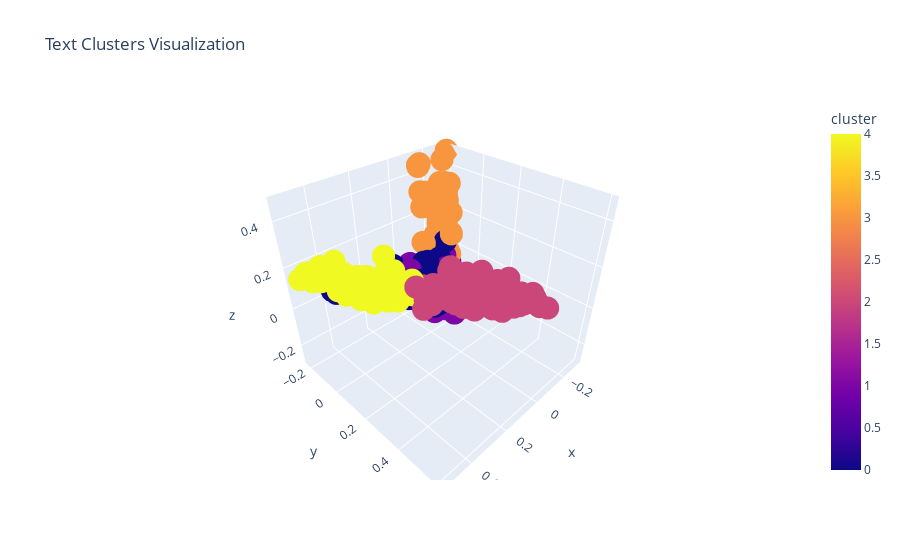

Notebook code cell kept with this figure:
### Markdown cell above
# Text Clustering

### Code cell
import gensim
from gensim import corpora
from nltk.tokenize import word_tokenize
from nltk.corpus import stopwords
import math
import numpy as np
from sklearn.feature_extraction.text import TfidfVectorizer
from sklearn.cluster import KMeans
from sklearn.decomposition import PCA
import plotly.express as px

# Ensure that the NLTK punkt tokenizer is available
nltk.download('punkt')

# Set the number of chunks and top N terms to display
N = 1000  # Number of chunks
top_N_terms = 10  # Number of top terms to display per cluster

# Split the text into N equally sized chunks
def chunk_text(text, num_chunks):
    chunk_size = math.ceil(len(text) / num_chunks)
    chunks = [text[i:i + chunk_size] for i in range(0, len(text), chunk_size)]
    return chunks

# Chunk the text
chunks = chunk_text(text, N)

# Preprocess the text
stop_words = set(stopwords.words('english'))

def preprocess(doc):
    # Tokenize the document
    tokens = word_tokenize(doc.lower())
    # Remove stopwords and non-alphabetic words
    tokens = [word for word in tokens if word.isalpha() and word not in stop_words]
    return ' '.join(tokens)

# Apply preprocessing to each chunk
processed_chunks = [preprocess(chunk) for chunk in chunks]

# Convert the text chunks into TF-IDF vectors
vectorizer = TfidfVectorizer(max_features=1000)  # Limit to 1000 features for simplicity
X = vectorizer.fit_transform(processed_chunks)

# Apply KMeans clustering
kmeans = KMeans(n_clusters=5, random_state=42)  # Adjust the number of clusters as needed
kmeans.fit(X)

# Reduce dimensionality with PCA for 3D plotting
pca = PCA(n_components=3)
components = pca.fit_transform(X.toarray())

# Create a DataFrame for visualization
df = pd.DataFrame({
    'x': components[:, 0],
    'y': components[:, 1],
    'z': components[:, 2],
    'cluster': kmeans.labels_
})

# Visualize the clusters in 3D
fig = px.scatter_3d(df, x='x', y='y', z='z', color='cluster', title='Text Clusters Visualization')
fig.show()

# Print the top N terms from each cluster
order_centroids = kmeans.cluster_centers_.argsort()[:, ::-1]
terms = vectorizer.get_feature_names_out()

print("\nTop terms per cluster:")
for i in range(kmeans.n_clusters):
    print(f"\nCluster {i + 1}:")
    print("="*30)
    for ind in order_centroids[i, :top_N_terms]:
        print(f"{terms[ind]}")

### Figure 1 — Plotly figure (JSON) as saved in the notebook; plotly's stock layout.template omitted (floating-point values rounded to 4 significant figures; data arrays with more than 128 entries replaced by an {"elided": "..."} marker saying what was removed)
{"data": [{"hovertemplate": "x=%{x}<br>y=%{y}<br>z=%{z}<br>cluster=%{marker.color}<extra></extra>", "legendgroup": "", "marker": {"color": {"elided": "1000 int values"}, "coloraxis": "coloraxis", "symbol": "circle"}, "mode": "markers", "name": "", "scene": "scene", "showlegend": false, "type": "scatter3d", "x": {"elided": "1000 float values"}, "y": {"elided": "1000 float values"}, "z": {"elided": "1000 float values"}}], "layout": {"coloraxis": {"colorbar": {"title": {"text": "cluster"}}, "colorscale": [[0, "#0d0887"], [0.1111, "#46039f"], [0.2222, "#7201a8"], [0.3333, "#9c179e"], [0.4444, "#bd3786"], [0.5556, "#d8576b"], [0.6667, "#ed7953"], [0.7778, "#fb9f3a"], [0.8889, "#fdca26"], [1, "#f0f921"]]}, "legend": {"tracegroupgap": 0}, "scene": {"domain": {"x": [0, 1], "y": [0, 1]}, "xaxis": {"title": {"text": "x"}}, "yaxis": {"title": {"text": "y"}}, "zaxis": {"title": {"text": "z"}}}, "title": {"text": "Text Clusters Visualization"}}}
